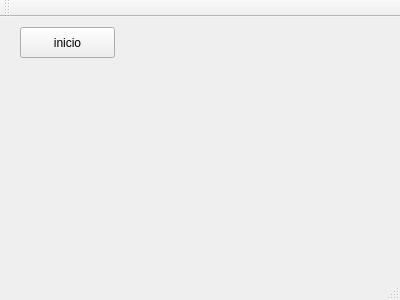
<?xml version="1.0" encoding="UTF-8"?>
<ui version="4.0">
 <class>MainWindow</class>
 <widget class="QMainWindow" name="MainWindow">
  <property name="geometry">
   <rect>
    <x>0</x>
    <y>0</y>
    <width>400</width>
    <height>300</height>
   </rect>
  </property>
  <property name="windowTitle">
   <string>MainWindow</string>
  </property>
  <widget class="QWidget" name="centralWidget">
   <widget class="QPushButton" name="pushButton">
    <property name="geometry">
     <rect>
      <x>20</x>
      <y>10</y>
      <width>95</width>
      <height>31</height>
     </rect>
    </property>
    <property name="text">
     <string>inicio</string>
    </property>
   </widget>
  </widget>
  <widget class="QMenuBar" name="menuBar">
   <property name="geometry">
    <rect>
     <x>0</x>
     <y>0</y>
     <width>400</width>
     <height>29</height>
    </rect>
   </property>
  </widget>
  <widget class="QToolBar" name="mainToolBar">
   <attribute name="toolBarArea">
    <enum>TopToolBarArea</enum>
   </attribute>
   <attribute name="toolBarBreak">
    <bool>false</bool>
   </attribute>
  </widget>
  <widget class="QStatusBar" name="statusBar"/>
 </widget>
 <layoutdefault spacing="6" margin="11"/>
 <resources/>
 <connections/>
</ui>
